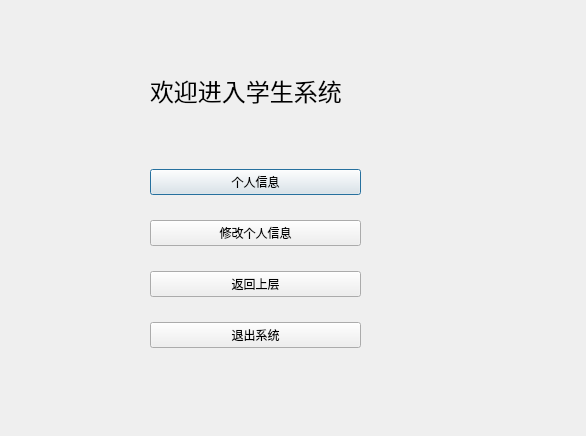
<?xml version="1.0" encoding="UTF-8"?>
<ui version="4.0">
 <class>Dialog_student</class>
 <widget class="QDialog" name="Dialog_student">
  <property name="geometry">
   <rect>
    <x>0</x>
    <y>0</y>
    <width>586</width>
    <height>436</height>
   </rect>
  </property>
  <property name="windowTitle">
   <string>Dialog</string>
  </property>
  <widget class="QWidget" name="verticalLayoutWidget_2">
   <property name="geometry">
    <rect>
     <x>150</x>
     <y>150</y>
     <width>211</width>
     <height>221</height>
    </rect>
   </property>
   <layout class="QVBoxLayout" name="verticalLayout_2">
    <item>
     <widget class="QPushButton" name="per_info">
      <property name="text">
       <string>个人信息</string>
      </property>
     </widget>
    </item>
    <item>
     <widget class="QPushButton" name="alt_info">
      <property name="text">
       <string>修改个人信息</string>
      </property>
     </widget>
    </item>
    <item>
     <widget class="QPushButton" name="return_2">
      <property name="text">
       <string>返回上层</string>
      </property>
     </widget>
    </item>
    <item>
     <widget class="QPushButton" name="quit">
      <property name="text">
       <string>退出系统</string>
      </property>
     </widget>
    </item>
   </layout>
  </widget>
  <widget class="QLabel" name="label">
   <property name="geometry">
    <rect>
     <x>150</x>
     <y>50</y>
     <width>231</width>
     <height>81</height>
    </rect>
   </property>
   <property name="font">
    <font>
     <pointsize>18</pointsize>
    </font>
   </property>
   <property name="text">
    <string>欢迎进入学生系统</string>
   </property>
  </widget>
 </widget>
 <resources/>
 <connections/>
</ui>
